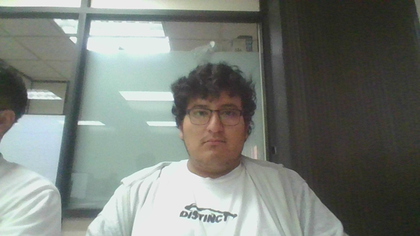
%> input picture TRABAJO EN CLASE/14MAY/0.bmp, 420 x 236 px, shrunk from 600 x 337 before the run
$ octave SVAP01.m   (GNU Octave 9; MATLAB toolbox functions it lacks are replaced by stand-ins)
%> lines starting %> are read from the running program, lines starting %| are printed output that depends on the picture
%> further down, f0 is the input picture: size 236x420x3 uint8; mean R, G, B 120.1, 125.6, 119.5
### TAREAS/SVAT15/Escalamiento.m
function f1 = Escalamiento(metodo, n, f0)
%> called with metodo = 1, n = 0.9
%UNTITLED2 Summary of this function goes here
%Para seleccionar el metodo de escalamiento se debe seleccionar entre 1
%para Muestreo simple, 2 para Promedio de vecindad o 3 para Mediana de
%vecindad, cualquier otro caso regresara por metodo de muestreo simple


[filas, columnas, capas] = size(f0);
%> filas = 236; columnas = 420; capas = 3
f1 = zeros(round(filas*n),round(columnas*n),capas);

switch metodo
    case 1 %Muestreo simple
        for i=1:filas
            for j=1:columnas
                xs = round(n*j);
                ys = round(n*i);
                if ys>0 && xs>0 && ys<=filas && xs<=columnas
                    f1(ys, xs, :) = f0(i, j, :);
                end
            end
        end
    case 2 %Promedio de vecindad
        bloque = round(1/n);
        for i=1:filas
            for j=1:columnas
                vecindad = f0((bloque*(i-1)+1):min(bloque*i, filas), (bloque*(j-1)+1):min(bloque*j, columnas),:);
                for c = 1:capas
                    f1(i,j,c) = mean(mean(vecindad(:,:,c)));
                end
            end
        end
    case 3 %Mediana de vecindad
        bloque = round(1/n);
        for i=1:filas
            for j=1:columnas
                vecindad = f0((bloque*(i-1)+1):min(bloque*i, filas), (bloque*(j-1)+1):min(bloque*j, columnas),:);
                for c = 1:capas
                    f1(i,j,c) = median(median(vecindad(:,:,c)));
                end
            end
        end
    otherwise %Muestreo simple
        for i=1:filas
            for j=1:columnas
                xs = round(n*j);
                ys = round(n*i);
                if ys>0 && xs>0 && ys<=filas && xs<=columnas
                    f1(ys, xs, :) = f0(i, j, :);
                end
            end
        end
end

f1 = uint8(f1);
%> f1: size 212x378x3 uint8

end

### TAREAS/SVAT15/Canal.m
function f2 = Canal(opcion, f0)
%> called with opcion = 'c'
%Para seleccionar el canal dentro de todos los sistemas solo se debe
%colocar la letra con la que inicia el nombre del canal, por ejemplo r para
%el componente rojo de rgb, para la I en el sistema YIQ se coloca o y para
% la y del sistema cmy se coloca yell.

hsv_img = rgb2hsv(f0);
%> hsv_img: size 212x378x3 double; mean H, S, V 0.302, 0.124, 0.501

switch lower(opcion)
    case 'r'
        f2 = f0(:,:,1);
    case 'g'
        f2 = f0(:,:,2);
    case 'b'
        f2 = f0(:,:,3);
    case 'c'
        f2 = 255-f0(:,:,1);
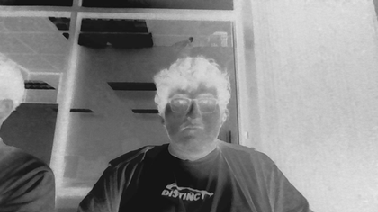
%> f2: size 212x378 uint8; min 12, max 234, mean 135
    case 'm'
        f2 = 255-f0(:,:,2);
    case 'yell'
        f2 = 255-f0(:,:,3);
    case 'h'
        f2 = hsv_img(:,:,1);
    case 's'
        f2 = hsv_img(:,:,2);
    case 'v'
        f2 = hsv_img(:,:,3);
    case 'i'
        f2 = (f0(:,:,1) + f0(:,:,2) + f0(:,:,3)) / 3;
    case 'y'
        f2 = 0.299*double(f0(:,:,1))+0.587*double(f0(:,:,2))+0.114*double(f0(:,:,3));
    case 'o'
        f2 = 0.595716*double(f0(:,:,1))-0.274453*double(f0(:,:,2))-0.32126*double(f0(:,:,3));
    case 'q'
        f2 = 0.211456*double(f0(:,:,1))-0.522591*double(f0(:,:,2))+0.311135*double(f0(:,:,3));
    otherwise
        f2 = f0(:,:,1);

f2 = uint8(f2);
end

### TAREAS/SVAT15/Correccion.m
function f3 = Correccion(opcion, f0)
%> called with opcion = 'c'
%Para seleccionar el canal dentro de todos los sistemas solo se debe
%colocar la letra con la que inicia el nombre del canal, por ejemplo c para
%cuadrado  y para potencia inversa pi

y = zeros(1,256);
f3 = zeros(size(f0));
[filas, columnas, capas] = size(f0);
%> filas = 212; columnas = 378; capas = 1

switch lower(opcion)
    case 'i'
        f3 = f0;
    case 'c'
        for n=0:255
            y(1,n+1)=255*n^2/255^2;
        end
        for c=1:capas
            for i=1:filas
                for j=1:columnas
                    VP = f0(i, j, c);
                    f3(i, j, c) = y(1,VP+1);
                end
            end
        end
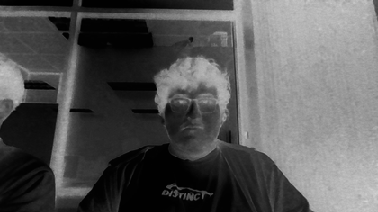
%> f3: size 212x378 double; min 0.565, max 214.7, mean 87.8

    case 'r'
        for n=0:255
            y(1,n+1)=255*sqrt(n)/sqrt(255);
        end
        for c=1:capas
            for i=1:filas
                for j=1:columnas
                    VP = f0(i, j, c);
                    f3(i, j, c) = y(1,VP+1);
                end
            end
        end
    case 'l'
        for n=0:255
            y(1,n+1)=255*log(n)/log(255);
        end
        for c=1:capas
            for i=1:filas
                for j=1:columnas
                    VP = f0(i, j, c);
                    f3(i, j, c) = y(1,VP+1);
                end
            end
        end
    case 'e'
        c = input('Ingrese el valor de c: ');
        for n=0:255
            y(1,n+1)=255*exp(n/c)/exp(255/c);
        end
        for c=1:capas
            for i=1:filas
                for j=1:columnas
                    VP = f0(i, j, c);
                    f3(i, j, c) = y(1,VP+1);
                end
            end
        end
    case 'p'
        p = input('Ingrese el valor de p: ');
        for n=0:255
            y(1,n+1)=255*(n^p)/(255^p);
        end
        for c=1:capas
            for i=1:filas
                for j=1:columnas
                    VP = f0(i, j, c);
                    f3(i, j, c) = y(1,VP+1);
                end
            end
        end
    case 'pi'
        p = input('Ingrese el valor de p: ');
        for n=0:255
            y(1,n+1)=255*(n^(1/p))/(255^(1/p));
        end
        for c=1:capas
            for i=1:filas
                for j=1:columnas
                    VP = f0(i, j, c);
                    f3(i, j, c) = y(1,VP+1);
                end
            end
        end
    otherwise
        f3 = f0;
end
f3 = uint8(f3);
%> f3: size 212x378 uint8
end

### TAREAS/SVAT15/Histograma.m
function histo=Histograma(f0)

[filas, columnas, capas] = size(f0);

if capas > 1
    f0 = rgb2gray(f0);
end

f0 = uint8(f0);

histo=zeros(1,256);

for i=1:filas
    for j=1:columnas
        VR = f0(i,j);
        histo(VR+1) = histo(VR+1) + 1;
    end
end
%> after the loop, histo = 256 values, max 2516 at index 22, min 0 at index 1, mean 313

### TAREAS/SVAT15/SVAP01.m
%SVAP01

clc
clear
close all


f0 = imread("0.bmp");

f1 = Escalamiento(1, 0.9, f0);
f2 = Canal('c', f1);
f3 = Correccion('c', f2);
histof2 = Histograma(f2);
%> histof2 has the same summary as histo in Histograma
histof3 = Histograma(f3);
%> histof3 = 256 values, max 4353 at index 3, min 0 at index 1, mean 313

figure, imshow(f0)
figure, imshow(f1)
figure, imshow(f2)
figure, imshow(f3)
figure, plot(histof2)
title('F2')
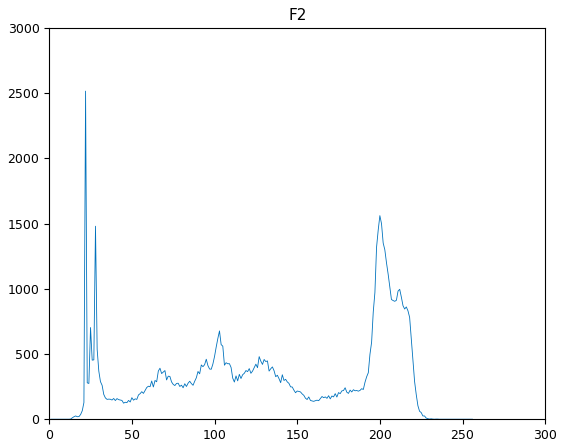
%> figure redrawn from the program's plot data; curve peaks at x = 22, y = 2516
figure, plot(histof3)
title('F3')
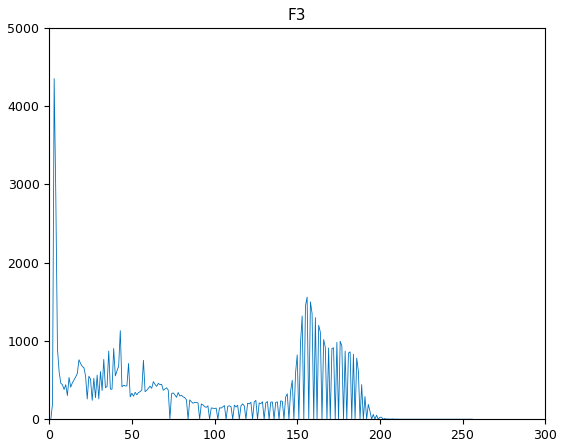
%> figure redrawn from the program's plot data; curve peaks at x = 3, y = 4353
